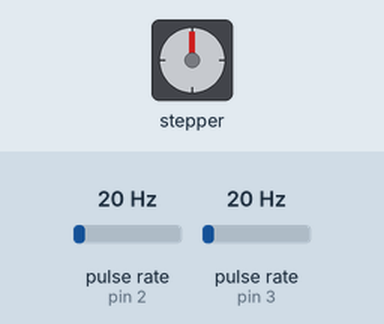
Bench run of a sketch on a simulated Arduino Uno, built with avr-gcc and run on an emulated ATmega328P. Parts: stepper motor. Wiring (inferred from the names in the program): 2 × pulse sensor: data pin 2 / data pin 3. The test bench sets the inputs (shaded band); at power-on: pulse rate (sensors on pin 2, pin 3) 20 Hz. Stepper angles assume 1600 steps per turn; what the sketch prints to the serial monitor is not drawn.

Above: at 0.15 s.
At 5.61 s:
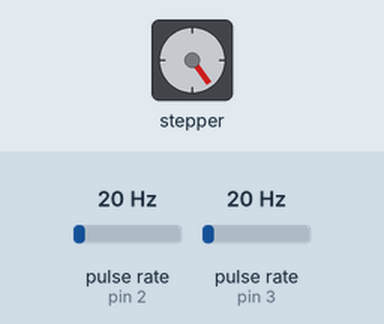
At 19.38 s:
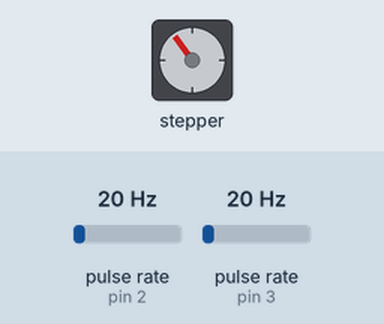
At 39.57 s:
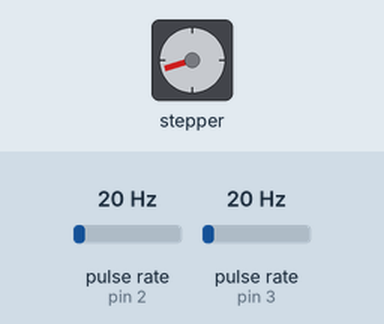
Timing chart, 0 to 40.0 s (numbered marks = the images above):
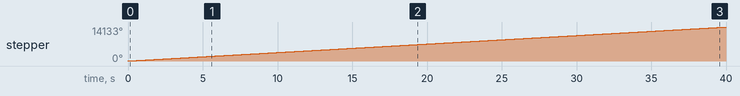

Measured:
- by itself, stepper: keeps turning clockwise at about 354°/s

The sketch:

Mars_Task_2.ino
```cpp
const byte ir_pinR = 2; // right rotation
const byte ir_pinL = 3; // left rotation

int ir_L;
int ir_R;


#include <Stepper.h>

const int stepsPerRevolution = 1600;  // change this to fit the number of steps per revolution
// for your motor

Stepper myStepper(stepsPerRevolution, 8, 9, 10, 11);

void setup() {
  // set the speed at 60 rpm:
  myStepper.setSpeed(60);

  pinMode(ir_pinL, INPUT_PULLUP);
  pinMode(ir_pinR, INPUT_PULLUP);
  Serial.begin(9600);

  // Setting up interrupt
  attachInterrupt(digitalPinToInterrupt(ir_pinR), Right, FALLING );

  attachInterrupt(digitalPinToInterrupt(ir_pinL), Left, FALLING );
  ir_R =0;
  ir_L =0;

  // ir_RP=0;
  // ir_RL=0;

}

void loop() {

ir_R = digitalRead(ir_pinR);
ir_L = digitalRead(ir_pinL);


// printing values for check
Serial.print("LEFT");
Serial.println(ir_L);

Serial.print("Right");
Serial.println(ir_R);

delay(1000);


// Basic code for running stepper
  // step one revolution  in one direction:
//   Serial.println("clockwise");
//   myStepper.step(stepsPerRevolution);
//   delay(500);

//   // step one revolution in the other direction:
//   Serial.println("counterclockwise");
//   myStepper.step(-stepsPerRevolution);
//   delay(500);
// }

}

void Right(){

  {
      Serial.println("clockwise");

  myStepper.step(stepsPerRevolution);
  delay(500);
  }

  // else{
  //   Serial.println("BOTH HIGH");
  // }
}

void Left(){

  {
     Serial.println("counterclockwise");
  myStepper.step(-stepsPerRevolution);
  delay(500);
  }

  // else{
  //   Serial.println("BOTH HIGH");
  // }
}
```
